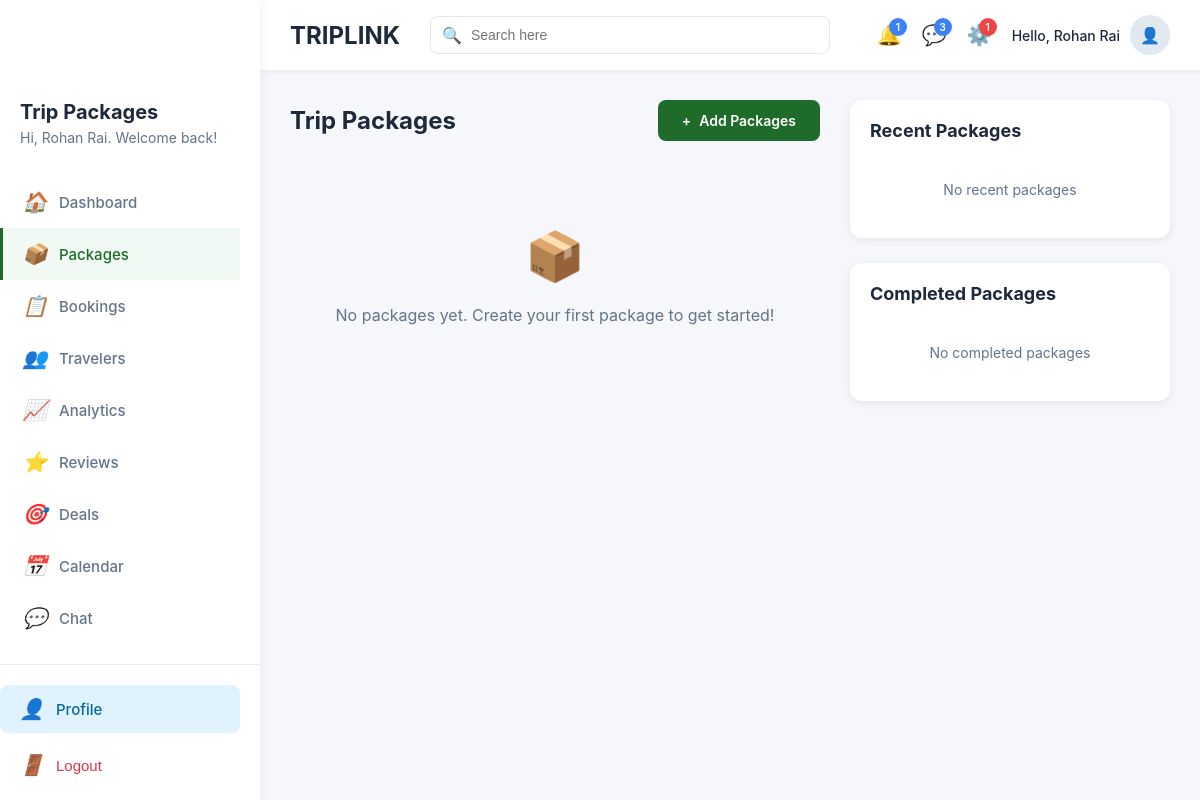
The page /packages/agent/ (signed in) on the database as committed earlier.
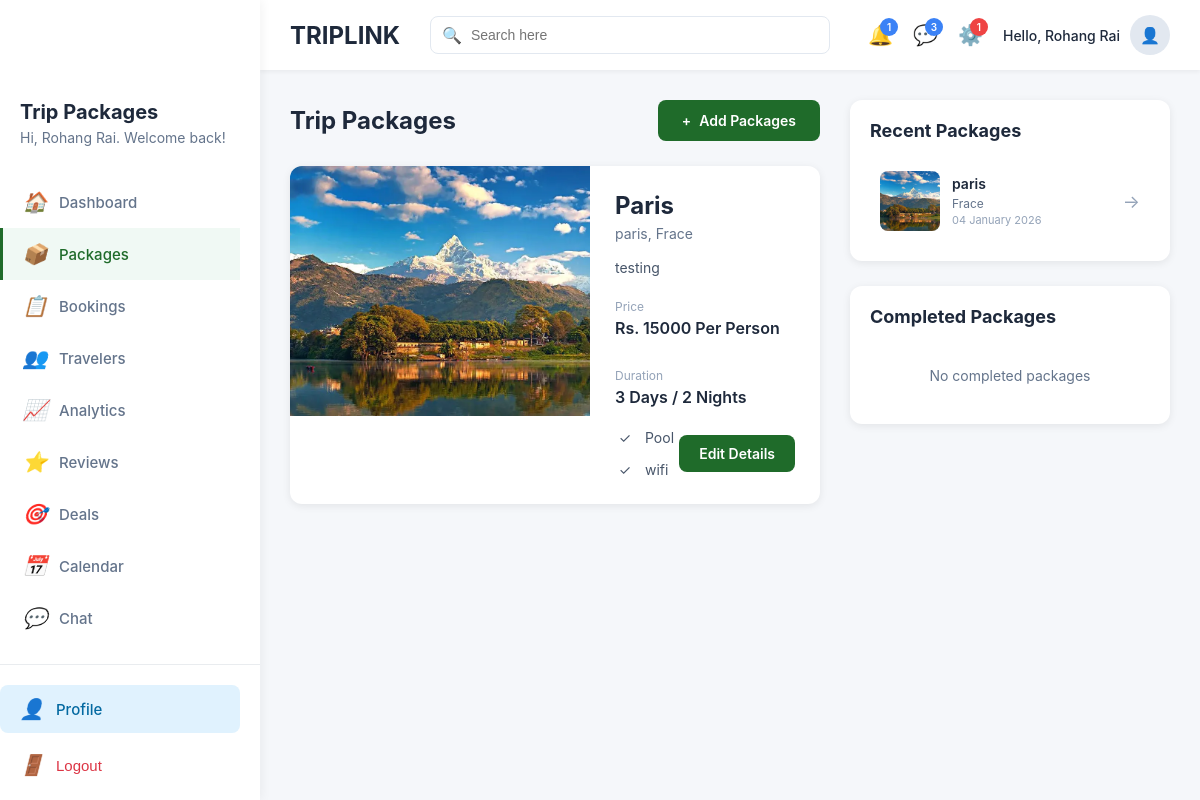
The same page on the database as committed later.
### accounts/models.py (models this page shows, shortened)
class User(AbstractUser):
    username = None  # Remove username field; email is the unique identifier
    email = models.EmailField(unique=True)
    role = models.CharField(
        max_length=20,
        choices=Roles.choices,
        default=Roles.TRAVELER,
    )
    USERNAME_FIELD = "email"
    REQUIRED_FIELDS = []
    objects = UserManager()

class Package(models.Model):
    agent = models.ForeignKey(User, on_delete=models.CASCADE, related_name='packages', limit_choices_to={'role': Roles.AGENT})
    title = models.CharField(max_length=200, help_text="Package title (e.g., PARIS)")
    location = models.CharField(max_length=200, help_text="Location name (e.g., Paris)")
    country = models.CharField(max_length=100, help_text="Country name (e.g., France)")
    description = models.TextField(help_text="Detailed description of the package")
    price_per_person = models.DecimalField(max_digits=10, decimal_places=2, help_text="Price in Rs.")
    duration_days = models.PositiveIntegerField(default=7, help_text="Number of days")
    duration_nights = models.PositiveIntegerField(default=6, help_text="Number of nights")
    main_image = models.ImageField(upload_to=package_image_path, null=True, blank=True)
    features = models.ManyToManyField(PackageFeature, related_name='packages', blank=True)
    status = models.CharField(
        max_length=20,
        choices=PackageStatus.choices,
        default=PackageStatus.ACTIVE
    )
    rating = models.DecimalField(max_digits=3, decimal_places=1, default=0.0, help_text="Average rating (0-5)")
    participants_count = models.PositiveIntegerField(default=0, help_text="Number of people who joined")
    created_at = models.DateTimeField(auto_now_add=True)
    updated_at = models.DateTimeField(auto_now=True)
    class Meta:
        verbose_name = "Package"
        verbose_name_plural = "Packages"
        ordering = ['-created_at']
    @property
    def duration_display(self):
        return f"{self.duration_days} Days / {self.duration_nights} Nights"

class PackageFeature(models.Model):
    name = models.CharField(max_length=100, unique=True)
    icon = models.CharField(max_length=50, blank=True, help_text="Icon emoji or class name")
    description = models.TextField(blank=True)
    created_at = models.DateTimeField(auto_now_add=True)
    class Meta:
        verbose_name = "Package Feature"
        verbose_name_plural = "Package Features"
        ordering = ['name']

### accounts/views.py (the view)
# urls.py: path('packages/agent/', agent_packages_view, name='agent_packages'),
def agent_packages_view(request):
    if not request.user.is_authenticated or request.user.role != Roles.AGENT:
        messages.error(request, 'Access denied. Agent access required.')
        return redirect('login')
    packages = Package.objects.filter(agent=request.user).order_by('-created_at')
    recent_packages = packages[:7]  # Last 7 packages
    completed_packages = packages.filter(status=PackageStatus.COMPLETED)[:4]  # Last 4 completed
    try:
        agent_profile = AgentProfile.objects.get(user=request.user)
        display_name = agent_profile.full_name
    except AgentProfile.DoesNotExist:
        display_name = request.user.email.split('@')[0]
    context = {
        'user': request.user,
        'display_name': display_name,
        'packages': packages,
        'recent_packages': recent_packages,
        'completed_packages': completed_packages,
    }
    return render(request, 'agent_packages.html', context)

### accounts/models.py (called while the page is built)
    @property
    def full_name(self):
        if self.first_name and self.last_name:
            return f"{self.first_name} {self.last_name}"
        elif self.first_name:
            return self.first_name
        elif self.last_name:
            return self.last_name
        return self.user.email.split('@')[0]

### templates/agent_packages.html (shortened to what this page needs)
{% extends 'base.html' %}
{% load static %}
{% block content %}
<div class="dashboard-container">
    <header class="header">
        <div class="header-left">
            <div class="header-logo">TRIPLINK</div>
            <div class="search-bar">
                <span class="search-icon">🔍</span>
                <input type="text" placeholder="Search here">
            </div>
        </div>
        <div class="header-right">
            <div class="notification-icon">
                🔔
                <span class="notification-badge">1</span>
            </div>
            <div class="notification-icon">
                💬
                <span class="notification-badge">3</span>
            </div>
            <div class="notification-icon">
                ⚙️
                <span class="notification-badge red">1</span>
            </div>
            <div class="user-profile">
                <span class="user-greeting">Hello, {{ display_name|default:user.email }}</span>
                <div class="user-avatar">
                    {% if user.agent_profile.profile_picture %}
                        <img src="{{ user.agent_profile.profile_picture.url }}" alt="{{ display_name }}">
                    {% else %}
                        <span>👤</span>
                    {% endif %}
                </div>
            </div>
        </div>
    </header>
    <aside class="sidebar">
        <div class="sidebar-content">
            <h1 class="sidebar-title">Trip Packages</h1>
            <p class="sidebar-subtitle">Hi, {{ display_name|default:user.email }}. Welcome back!</p>
            <nav>
                <a href="{% url 'agent_dashboard' %}" class="nav-item">
                    <i>🏠</i>
                    <span>Dashboard</span>
                </a>
                <a href="{% url 'agent_packages' %}" class="nav-item active">
                    <i>📦</i>
                    <span>Packages</span>
                </a>
                <a href="#" class="nav-item">
                    <i>📋</i>
                    <span>Bookings</span>
                </a>
                <a href="#" class="nav-item">
                    <i>👥</i>
                    <span>Travelers</span>
                </a>
                <a href="#" class="nav-item">
                    <i>📈</i>
                    <span>Analytics</span>
                </a>
                <a href="#" class="nav-item">
                    <i>⭐</i>
                    <span>Reviews</span>
                </a>
                <a href="#" class="nav-item">
                    <i>🎯</i>
                    <span>Deals</span>
                </a>
                <a href="#" class="nav-item">
                    <i>📅</i>
                    <span>Calendar</span>
                </a>
                <a href="#" class="nav-item">
                    <i>💬</i>
                    <span>Chat</span>
                </a>
            </nav>
        </div>
        <div class="sidebar-footer">
            <a href="{% url 'agent_profile' %}" class="nav-item profile">
                <i>👤</i>
                <span>Profile</span>
            </a>
            <form method="post" action="{% url 'logout' %}" style="display: inline; width: 100%;">
                <button type="submit" class="nav-item logout" style="width: 100%; background: none; border: none; text-align: left; cursor: pointer;">
                    <i>🚪</i>
                    <span>Logout</span>
                </button>
            </form>
        </div>
    </aside>
    <main class="main-content">
        <div class="content-wrapper">
            <div class="main-section">
                <div class="section-header">
                    <h2 class="section-title">Trip Packages</h2>
                    <a href="{% url 'agent_add_package' %}" class="btn-add">
                        <span>+</span>
                        <span>Add Packages</span>
                    </a>
                </div>
                <div class="packages-grid">
                    {% if packages %}
                        {% for package in packages %}
                            <div class="package-card">
                                {% if package.main_image %}
                                    <img src="{{ package.main_image.url }}" alt="{{ package.title }}" class="package-image">
                                {% else %}
                                    <div class="package-image" style="background: linear-gradient(135deg, #667eea 0%, #764ba2 100%); display: flex; align-items: center; justify-content: center; color: white; font-size: 48px;">
                                        📦
                                    </div>
                                {% endif %}
                                <div class="package-content">
                                    <div class="package-header">
                                        <h3 class="package-title">{{ package.title }}</h3>
                                        <p class="package-location">{{ package.location }}, {{ package.country }}</p>
                                    </div>
                                    <p class="package-description">{{ package.description }}</p>
                                    <div class="package-details">
                                        <div class="package-detail">
                                            <span class="detail-label">Price</span>
                                            <span class="detail-value">Rs. {{ package.price_per_person|floatformat:0 }} Per Person</span>
                                        </div>
                                        <div class="package-detail">
                                            <span class="detail-label">Duration</span>
                                            <span class="detail-value">{{ package.duration_display }}</span>
                                        </div>
                                    </div>
                                    <div class="package-actions">
                                        <div class="package-features">
                                            {% for feature in package.features.all|slice:":4" %}
                                                <div class="feature-item">
                                                    <span class="feature-icon">{{ feature.icon|default:"✓" }}</span>
                                                    <span>{{ feature.name }}</span>
                                                </div>
                                            {% empty %}
                                                <div class="feature-item">
                                                    <span class="feature-icon">✓</span>
                                                    <span>All Inclusive</span>
                                                </div>
                                            {% endfor %}
                                        </div>
                                        <a href="{% url 'agent_edit_package' package.id %}" class="btn-edit">Edit Details</a>
                                    </div>
                                </div>
                            </div>
                        {% endfor %}
                    {% else %}
                        <div class="empty-state">
                            <div class="empty-state-icon">📦</div>
                            <div class="empty-state-text">No packages yet. Create your first package to get started!</div>
                        </div>
                    {% endif %}
                </div>
            </div>
            <aside class="right-sidebar">
                <div class="sidebar-widget">
                    <h3 class="widget-title">Recent Packages</h3>
                    <div class="package-list">
                        {% if recent_packages %}
                            {% for package in recent_packages %}
                                <div class="package-list-item">
                                    {% if package.main_image %}
                                        <img src="{{ package.main_image.url }}" alt="{{ package.title }}" class="package-thumbnail">
                                    {% else %}
                                        <div class="package-thumbnail" style="background: #e2e8f0; display: flex; align-items: center; justify-content: center; color: #94a3b8;">📦</div>
                                    {% endif %}
                                    <div class="package-list-content">
                                        <div class="package-list-title">{{ package.location }}</div>
                                        <div class="package-list-subtitle">{{ package.country }}</div>
                                        <div class="package-list-date">{{ package.created_at|date:"d F Y" }}</div>
                                    </div>
                                    <span class="package-list-arrow">→</span>
                                </div>
                            {% endfor %}
                        {% else %}
                            <div class="empty-state" style="padding: 20px;">
                                <div class="empty-state-text" style="font-size: 14px;">No recent packages</div>
                            </div>
                        {% endif %}
                    </div>
                </div>
                <div class="sidebar-widget">
                    <h3 class="widget-title">Completed Packages</h3>
                    <div class="package-list">
                        {% if completed_packages %}
                            {% for package in completed_packages %}
                                <div class="completed-package-item">
                                    {% if package.main_image %}
                                        <img src="{{ package.main_image.url }}" alt="{{ package.title }}" class="completed-package-thumbnail">
                                    {% else %}
                                        <div class="completed-package-thumbnail" style="background: #e2e8f0; display: flex; align-items: center; justify-content: center; color: #94a3b8;">📦</div>
                                    {% endif %}
                                    <div class="completed-package-content">
                                        <div class="completed-package-title">{{ package.location }}</div>
                                        <div class="completed-package-price">Rs. {{ package.price_per_person|floatformat:0 }}</div>
                                        <div class="completed-package-date">{{ package.created_at|date:"d M" }} - {{ package.updated_at|date:"d M" }}</div>
                                        <div class="completed-package-rating">
                                            {% for i in "12345"|make_list %}
                                                {% if forloop.counter <= package.rating|floatformat:0|add:"0" %}
                                                    <span class="star">★</span>
                                                {% elif forloop.counter|add:"-1" < package.rating|floatformat:0|add:"0" %}
                                                    <span class="star half">★</span>
                                                {% else %}
                                                    <span class="star" style="color: #e2e8f0;">★</span>
                                                {% endif %}
                                            {% endfor %}
                                            <span style="margin-left: 4px; font-size: 12px; color: #64748b;">{{ package.rating|floatformat:1 }}</span>
                                        </div>
                                        <div class="completed-package-participants">{{ package.participants_count }} Person Joined</div>
                                    </div>
                                </div>
                            {% endfor %}
                        {% else %}
                            <div class="empty-state" style="padding: 20px;">
                                <div class="empty-state-text" style="font-size: 14px;">No completed packages</div>
                            </div>
                        {% endif %}
                    </div>
                </div>
            </aside>
        </div>
    </main>
</div>
{% endblock %}

### templates/base.html (shortened to what this page needs)
<!DOCTYPE html>
<html lang="en">
<head>
    {% load static %}
    <link rel="stylesheet" href="{% static 'css/login.css' %}">
</head>
<body>
    {% block content %}{% endblock %}
</body>
</html>

### static/css/login.css (style rules this page uses)
* { margin: 0; padding: 0; box-sizing: border-box; }
body { font-family: -apple-system, BlinkMacSystemFont, 'Segoe UI', Roboto, 'Helvetica Neue', Arial, sans-serif; background: #f5f5f5; overflow-x: hidden; }

Rows that differ between the two databases and show on the page:
changed User: email "Rohan Rai" → "Rohang Rai"
added Package: main_image (picture), title "Paris", location "paris", country "Frace", description "testing", price_per_person "15000", duration_display "3 Days / 2 Nights", created_at "04 January 2026"
added PackageFeature: icon "✓", name "Pool"
added PackageFeature: icon "✓", name "wifi"
Other text that changed with them:
text no longer shown: "📦 No packages yet. Create your first package to get started! No recent packages"
